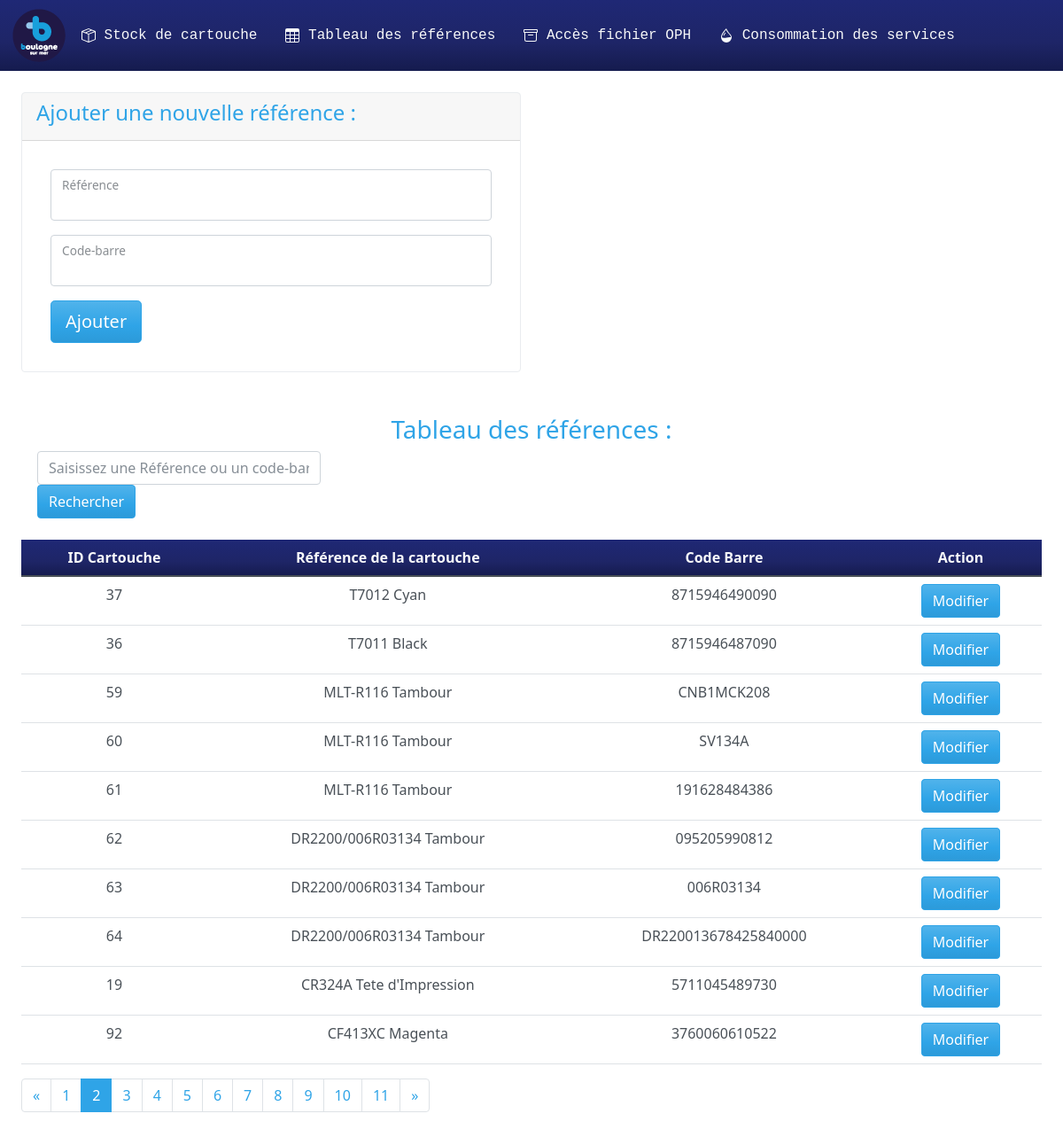
The page /Tableau_reference.php?page=2 on the database its author committed.
### tables this page shows
CREATE TABLE `cartouche` (
  `IdCartouche` int(11) NOT NULL,
  `NomCartouche` varchar(30) NOT NULL,
  `CodeBarre` varchar(30) NOT NULL
);

### Requete/Requete_BDD.php (the view, shortened to what this page needs)
<?php
        function TableauReference($parPage,$premiereReference)
        {
            global $connexion;
            $sql= "SELECT * FROM `cartouche` ORDER BY `NomCartouche` DESC LIMIT ?, ?";
            $stmt= mysqli_stmt_init($connexion);
            if (!mysqli_stmt_prepare($stmt,$sql)){
                echo "échec de la requête";
            }
            else {
                mysqli_stmt_bind_param($stmt, "ii", $premiereReference, $parPage);
                mysqli_stmt_execute($stmt);
                $stock_resultat = mysqli_stmt_get_result($stmt);
                while ($Reference = mysqli_fetch_array($stock_resultat)) {
                    $id = $Reference['IdCartouche'];
                    echo "<tr>
<td class='text-center' id='ligne_Id$id'>$Reference[IdCartouche]</td>
    <td class='text-center' id='ligne_Ref$id'>$Reference[NomCartouche]</td>
    <td class='text-center' id='ligne_CodeBarre$id'>$Reference[CodeBarre]</td>
    <td class='text-center'>
    <button class='btn btn-primary'id='modif_$id' data-id='$id' onclick='modif($id)'>Modifier</button>
    </tr>";
                }
                echo "</tbody>
    </table>
    <nav>";
            }
        }

### rows shown on the page
cartouche: IdCartouche "37", NomCartouche "T7012 Cyan", CodeBarre "8715946490090"
cartouche: IdCartouche "36", NomCartouche "T7011 Black", CodeBarre "8715946487090"
cartouche: IdCartouche "59", NomCartouche "MLT-R116 Tambour", CodeBarre "CNB1MCK208"
cartouche: IdCartouche "60", NomCartouche "MLT-R116 Tambour", CodeBarre "SV134A"
cartouche: IdCartouche "61", NomCartouche "MLT-R116 Tambour", CodeBarre "191628484386"
cartouche: IdCartouche "62", NomCartouche "DR2200/006R03134 Tambour", CodeBarre "095205990812"
cartouche: IdCartouche "63", NomCartouche "DR2200/006R03134 Tambour", CodeBarre "006R03134"
cartouche: IdCartouche "64", NomCartouche "DR2200/006R03134 Tambour", CodeBarre "DR220013678425840000"
cartouche: IdCartouche "19", NomCartouche "CR324A Tete d'Impression", CodeBarre "5711045489730"
cartouche: IdCartouche "92", NomCartouche "CF413XC Magenta", CodeBarre "3760060610522"
